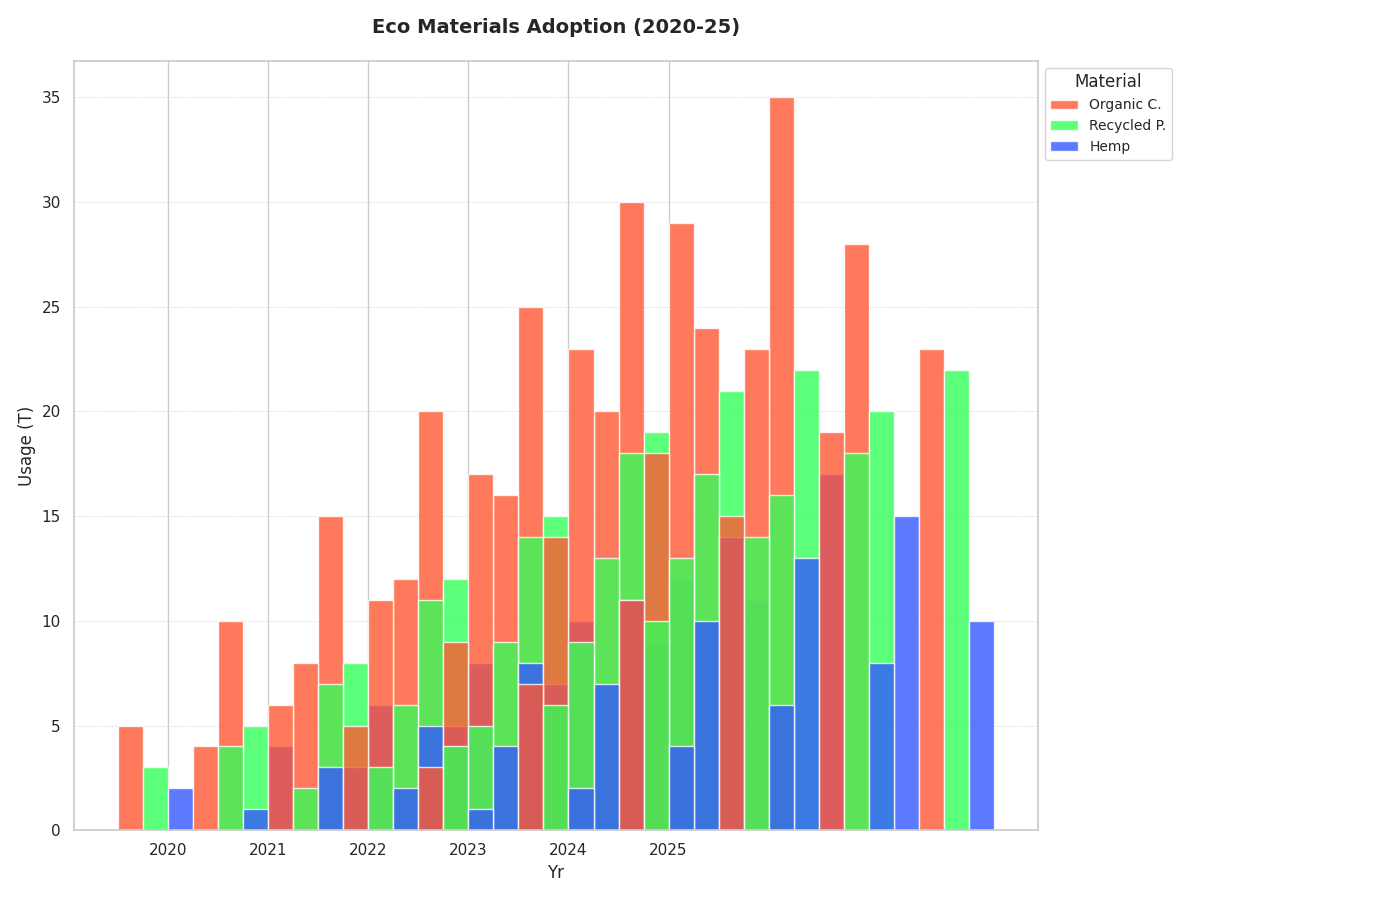

The script that drew this image:
import matplotlib.pyplot as plt
import numpy as np

years = np.arange(2020, 2026)
brands = ['Eco', 'Threads', 'Wear', 'Knits', 'Trend']

organic_cotton = np.array([
    [5, 10, 15, 20, 25, 30],
    [4, 8, 12, 16, 20, 24],
    [6, 11, 17, 23, 29, 35],
    [5, 9, 14, 18, 23, 28],
    [3, 7, 11, 15, 19, 23]
])

recycled_polyester = np.array([
    [3, 5, 8, 12, 15, 19],
    [4, 7, 11, 14, 18, 21],
    [2, 6, 9, 13, 17, 22],
    [3, 5, 9, 13, 16, 20],
    [4, 6, 10, 14, 18, 22]
])

hemp = np.array([
    [2, 4, 6, 8, 10, 12],
    [1, 3, 5, 7, 9, 11],
    [3, 5, 8, 11, 14, 17],
    [2, 4, 7, 10, 13, 15],
    [1, 2, 4, 6, 8, 10]
])

fig, ax = plt.subplots(figsize=(14, 9))

bar_width = 0.25
x_indexes = np.arange(len(years))
offset = bar_width * 3

colors = ['#FF5733', '#33FF57', '#3357FF']

for i, brand in enumerate(brands):
    ax.bar(x_indexes + i * offset, organic_cotton[i], width=bar_width, label='Organic C.' if i == 0 else "", color=colors[0], alpha=0.8)
    ax.bar(x_indexes + i * offset + bar_width, recycled_polyester[i], width=bar_width, label='Recycled P.' if i == 0 else "", color=colors[1], alpha=0.8)
    ax.bar(x_indexes + i * offset + bar_width * 2, hemp[i], width=bar_width, label='Hemp' if i == 0 else "", color=colors[2], alpha=0.8)

ax.set_xlabel('Yr', fontsize=12)
ax.set_ylabel('Usage (T)', fontsize=12)
ax.set_title('Eco Materials Adoption (2020-25)', fontsize=14, fontweight='bold', pad=20)

ax.set_xticks(x_indexes + 1.5 * bar_width)
ax.set_xticklabels(years)

handles, labels = ax.get_legend_handles_labels()
unique_labels = dict(zip(labels, handles))
ax.legend(unique_labels.values(), unique_labels.keys(), loc='upper left', fontsize=10, bbox_to_anchor=(1, 1), title='Material', ncol=1)

ax.grid(axis='y', linestyle='--', linewidth=0.5, alpha=0.7)

plt.tight_layout(rect=[0, 0, 0.85, 1])

plt.show()
